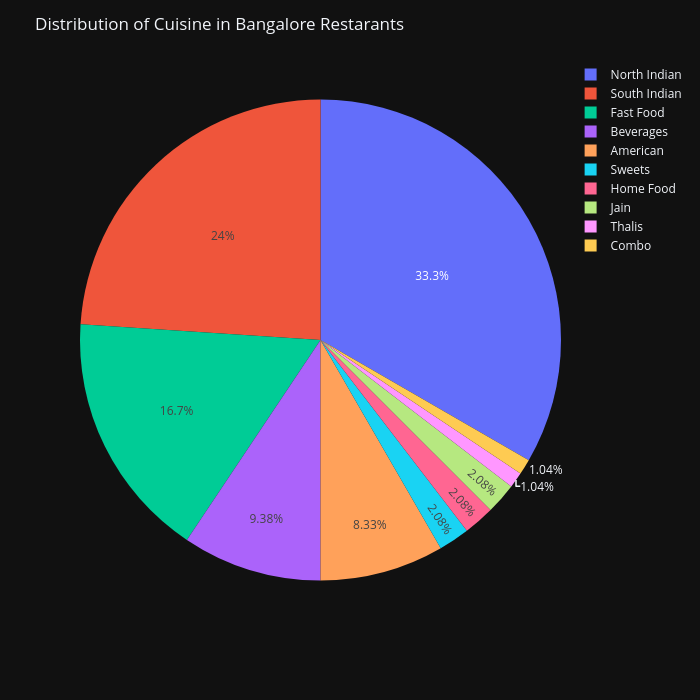

Notebook source saved alongside this figure:
### Code cell
fig=px.pie(
    data_frame=df_Cuisine_Analysis.head(10),
    names=df_Cuisine_Analysis["Cuisine"][:10],
    values=df_Cuisine_Analysis["Count"][:10],
)
fig.update_layout(
    template="plotly_dark",
    title="Distribution of Cuisine in Bangalore Restarants",width=700,height=700)
fig.show()

### Figure 1 — Plotly figure (JSON) as saved in the notebook; plotly's stock layout.template omitted (floating-point values rounded to 4 significant figures)
{"data": [{"domain": {"x": [0, 1], "y": [0, 1]}, "hovertemplate": "label=%{label}<br>value=%{value}<extra></extra>", "labels": ["Sweets", "North Indian", "Home Food", "Thalis", "Combo", "South Indian", "Fast Food", "Beverages", "Jain", "American"], "legendgroup": "", "name": "", "showlegend": true, "type": "pie", "values": [2, 32, 2, 1, 1, 23, 16, 9, 2, 8]}], "layout": {"height": 700, "legend": {"tracegroupgap": 0}, "margin": {"t": 60}, "title": {"text": "Distribution of Cuisine in Bangalore Restarants"}, "width": 700}}
